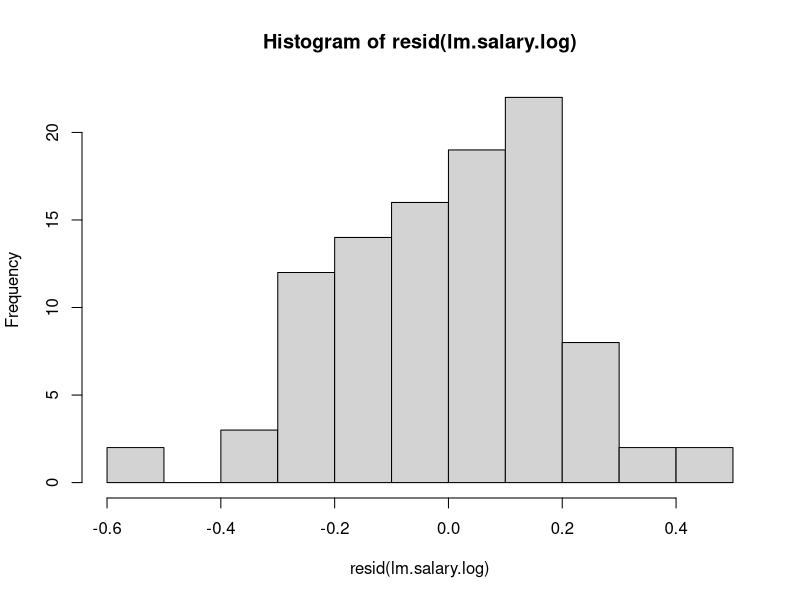
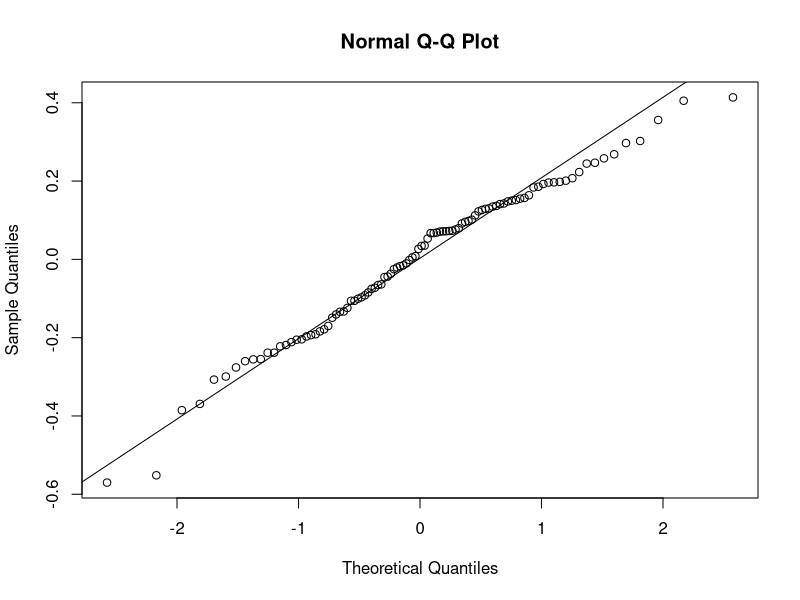

The R source for these figures, in order: (Note: this script raises an error after producing the figures.)
# AA 501 - Analytics Foundations
# Kristen Fitzgerald
# July 8, 2024
################################################################################

################################################################################
# Diagnostics - Day 8
# Diagnostics - Normality Violation
################################################################################

# loading packages
library(MASS)
library(tidyverse)

# Data
years=c(1,1,1,2,2,2,2,3,3,3,3,4,4,4,4,5,5,5,5,6,6,6,6,7,7,7,7,8,8,8,8,9,9,9,9,
        9,10,10,10,10,11,11,11,11,12,12,12,12,13,13,13,13,14,14,14,14,15,15,15,
        15,16,16,16,16,17,17,17,17,17,18,18,18,18,19,19,19,19,20,20,20,20,21,21
        ,21,21,22,22,22,22,23,23,23,23,24,24,24,24,25,25,25)

salary=c(41504,32619,44322,40038,46147,38447,38163,42104,25597,39599,55698,
         47220,65929,55794,45959,52460,60308,61458,56951,56174,59363,57642,
         69792,59321,66379,64282,48901,100711,59324,54752,73619,65382,58823,
         65717,92816,72550,71365,88888,62969,45298,111292,91491,106345,99009,
         73981,72547,74991,139249,119948,128962,98112,97159,125246,89694,73333,
         108710,97567,90359,119806,101343,147406,153020,143200,97327,184807,
         146263,127925,159785,174822,177610,210984,160044,137044,182996,184183,
         168666,121350,193627,142611,170131,134140,129446,201469,202104,220556,
         166419,149044,247017,247730,252917,235517,241276,197229,175879,253682,
         262578,207715,221179,212028,312549)

lm.salary.log = lm(log(salary) ~ years)

# Testing for normality

hist(resid(lm.salary.log))
qqnorm(resid(lm.salary.log))
qqline(resid(lm.salary.log))

# Aderson Darling Method
ad.test(resid(lm.salary.log))

# Shapiro Wilk Test
shapiro.test(resid(lm.salary.log))

# After checking - Box Cox Transformation
lm.salary = lm(salary ~ years)
boxcox(lm.salary)